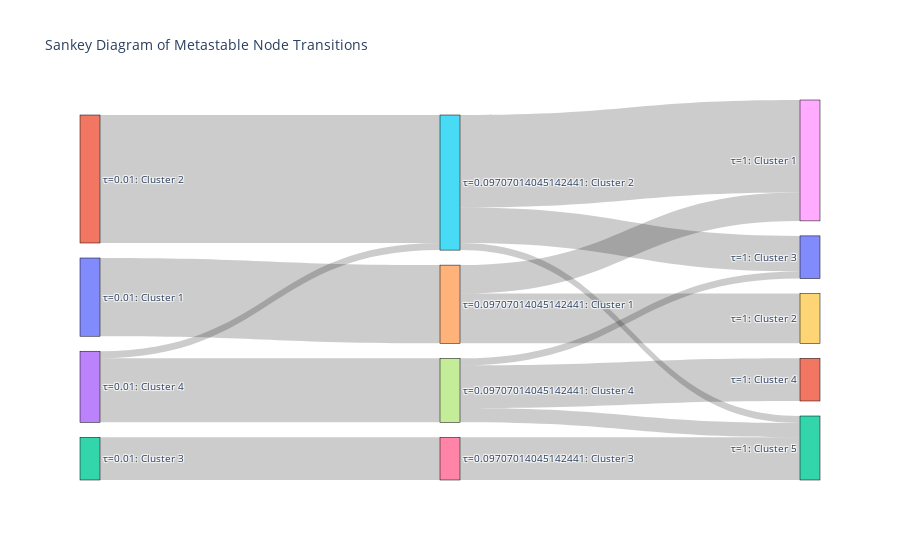

Notebook code for this chart:
### Code cell
G_slow5, remnodes_slow5 = build_correlation_network(ts_slow5.T)

Th_slow5, Einf_slow5, Pinf_slow5 = compute_threshold_stats(G_slow5)

Th1_slow5 = select_threshold_elbow(Th_slow5, Pinf_slow5)
Th2_slow5 = select_threshold_fraction(Th_slow5, Pinf_slow5)
Th3_slow5 = select_threshold_plateau(Th_slow5, Pinf_slow5, tol=0.07)

plt.figure(figsize=(8, 6))
plt.plot(Th_slow5, Pinf_slow5, 'o')
plt.plot(Th_slow5, Einf_slow5)
plt.plot(Th_slow5[:-1], np.diff(Pinf_slow5))
plt.axvline(x=Th1_slow5, color='r', linestyle='--', label='Elbow')
plt.axvline(x=Th2_slow5, color='g', linestyle='--', label='Fraction')
plt.axvline(x=Th3_slow5, color='b', linestyle='--', label='Plateau')
plt.legend()
plt.title('Threshold statistics for Slow-5')

G_slow5_thresh, remnodes_slow5_thresh = build_correlation_network(ts_slow5.T, threshold=Th3_slow5)
print(f"Removed nodes in Slow-5: {remnodes_slow5_thresh}")

L_slow5 = nx.laplacian_matrix(G_slow5_thresh).todense()
spectrum_slow5 = nx.laplacian_spectrum(G_slow5_thresh)

fig_slow5, ax_slow5 = plt.subplots(figsize=(6, 6))
weights_slow5 = [G_slow5_thresh[u][v]['weight'] for u, v in G_slow5_thresh.edges()]
nx.draw(G_slow5_thresh, with_labels=True, alpha=0.7, width=weights_slow5)
plt.title('Slow-5 Network')


rho_m_slow5 = lambda tau: rho_matrix(tau, L_slow5)
Sm1_slow5, Csp_slow5, VarL_slow5, t_slow5 = entropy(spectrum_slow5)

fig_ent_slow5, ax_ent_slow5 = plt.subplots(figsize=(6, 4))
plot_entropy_and_C(ax_ent_slow5, t_slow5, Sm1_slow5, Csp_slow5, color1="blue", color2="red")
plt.title('Entropy and Capacity for Slow-5')

# Partition analysis for Slow-5
partitions_slow5 = []
tau_values_slow5 = [1/100, 1/max(spectrum_slow5), 1]  # Example τ values for different stages
thresholds_slow5 = [1e-7, 1e-4, 1e-2]  # Example thresholds for different stages

for i, tau in enumerate(tau_values_slow5):
    fig_part_slow5, ax_part_slow5 = plt.subplots(ncols=2, figsize=(12, 6))
    dists_slow5 = symmetrized_inverse_distance(tau, rho_m_slow5)
    linkage_matrix_slow5, label_list_slow5, tmax_slow5 = compute_normalized_linkage(dists_slow5, G_slow5_thresh, method='ward')
    
    threshold_slow5 = thresholds_slow5[i]
    tmin_slow5 = linkage_matrix_slow5[::, 2][0] - 0.5*linkage_matrix_slow5[::, 2][0]
    optimal_clusters_slow5 = fcluster(linkage_matrix_slow5, t=threshold_slow5, criterion='distance')
    partitions_slow5.append(optimal_clusters_slow5)
    
    dendro_slow5 = dendrogram(linkage_matrix_slow5, ax=ax_part_slow5[0],
                                color_threshold=threshold_slow5,
                                above_threshold_color='k',
                                orientation='right', labels=label_list_slow5)
    leaf_label_colors_slow5 = {label: color for label, color in zip(dendro_slow5['ivl'], dendro_slow5['leaves_color_list'])}
    node_colors_slow5 = [leaf_label_colors_slow5[label] for label in label_list_slow5]
    ax_part_slow5[0].set_xscale('log')
    ax_part_slow5[0].set_xlim(tmin_slow5)
    ax_part_slow5[0].set_title(f'Dendrogram Slow-5 (tau = {tau})')
    
    nx.draw(G_slow5_thresh, ax=ax_part_slow5[1], node_color=node_colors_slow5, with_labels=True, alpha=0.7)
    ax_part_slow5[1].set_title(f'Network Clusters Slow-5 (tau = {tau})')
    
    plt.suptitle(f'Clustering for Slow-5 at tau = {tau}')
    plt.savefig(f"clustering_slow5_tau_{i}.png")

# Plot sankey diagram for Slow-5
plot_sankey(partitions_slow5, tau_values_slow5)
plt.title('Cluster Transitions for Slow-5')

### Figure 1 — Plotly figure (JSON) as saved in the notebook; plotly's stock layout.template omitted (floating-point values rounded to 4 significant figures)
{"data": [{"link": {"source": [1, 0, 2, 3, 3, 5, 4, 5, 6, 4, 7, 7, 7, 5], "target": [5, 4, 6, 7, 5, 8, 9, 10, 12, 8, 12, 11, 10, 12], "value": [18, 11, 6, 9, 1, 13, 7, 5, 6, 4, 2, 6, 1, 1]}, "node": {"label": ["τ=0.01: Cluster 1", "τ=0.01: Cluster 2", "τ=0.01: Cluster 3", "τ=0.01: Cluster 4", "τ=0.09707014045142441: Cluster 1", "τ=0.09707014045142441: Cluster 2", "τ=0.09707014045142441: Cluster 3", "τ=0.09707014045142441: Cluster 4", "τ=1: Cluster 1", "τ=1: Cluster 2", "τ=1: Cluster 3", "τ=1: Cluster 4", "τ=1: Cluster 5"], "line": {"color": "black", "width": 0.5}, "pad": 15, "thickness": 20}, "type": "sankey"}], "layout": {"font": {"size": 10}, "title": {"text": "Sankey Diagram of Metastable Node Transitions"}}}
